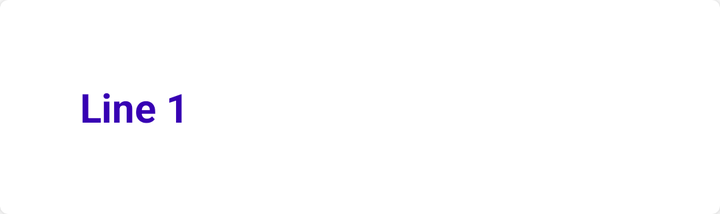
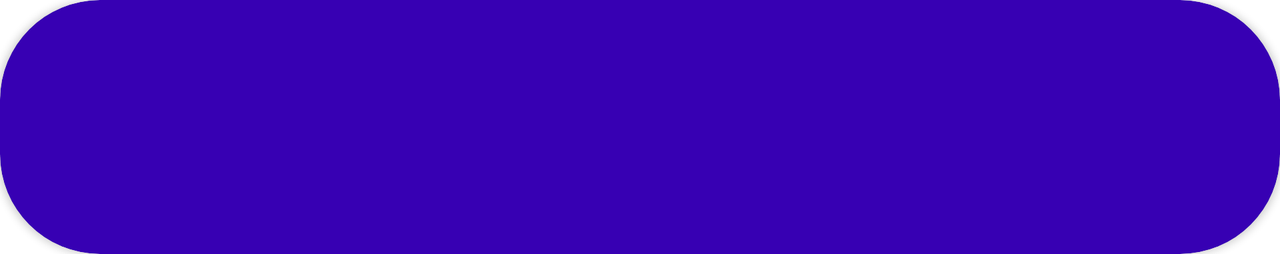

Compare how this app lays out the same screen by default and in its alternative resource folder. The renders come first, then the two layout files and the values they reference.
<!-- AndroidManifest.xml: application theme Theme.C196Aloufi -->
<!-- res/layout/main_assessment_item.xml -->
<?xml version="1.0" encoding="utf-8"?>
<androidx.cardview.widget.CardView xmlns:android="http://schemas.android.com/apk/res/android"
    android:layout_width="match_parent"
    android:layout_height="wrap_content"
    xmlns:app="http://schemas.android.com/apk/res-auto"
    app:cardCornerRadius="4dp"
    >

    <RelativeLayout
        android:layout_width="match_parent"
        android:layout_height="match_parent"
        android:layout_margin="40dp">

        <TextView
            android:id="@+id/assessmentTitleTxt"
            android:layout_width="wrap_content"
            android:layout_height="wrap_content"
            android:layout_alignParentTop="true"
            android:text="Line 1"
            android:textColor="@color/purple_700"
            android:textSize="20sp"
            android:textStyle="bold" />
    </RelativeLayout>

</androidx.cardview.widget.CardView>
<!-- resources referenced by this layout -->
<resources>
  <style name="Theme.C196Aloufi" parent="Theme.MaterialComponents.DayNight.DarkActionBar">
          
          <item name="colorPrimary">@color/purple_500</item>
          <item name="colorPrimaryVariant">@color/purple_700</item>
          <item name="colorOnPrimary">@color/white</item>
          
          <item name="colorSecondary">@color/teal_200</item>
          <item name="colorSecondaryVariant">@color/teal_700</item>
          <item name="colorOnSecondary">@color/black</item>
          
          <item name="android:statusBarColor" tools:targetApi="l">?attr/colorPrimaryVariant</item>
          
      </style>
</resources>
<!-- res/layout-land/main_assessment_item.xml (the repository's variant of the layout above) -->
<!-- drawn on the phone turned sideways -->
<?xml version="1.0" encoding="utf-8"?>
<androidx.cardview.widget.CardView xmlns:android="http://schemas.android.com/apk/res/android"
    android:layout_width="match_parent"
    android:layout_height="wrap_content"
    xmlns:app="http://schemas.android.com/apk/res-auto"
    app:cardCornerRadius="50dp"
    app:cardBackgroundColor="@color/purple_700"
    >

    <RelativeLayout
        android:layout_width="match_parent"
        android:layout_height="match_parent"
        android:layout_margin="40dp">

        <TextView
            android:id="@+id/assessmentTitleTxt"
            android:layout_width="wrap_content"
            android:layout_height="wrap_content"
            android:layout_alignParentTop="true"
            android:layout_centerHorizontal="true"
            android:textColor="@color/white"
            android:textSize="20sp"
            android:textStyle="bold" />
        <TextView
            android:id="@+id/assessDueDateTxt"
            android:layout_width="wrap_content"
            android:layout_height="wrap_content"
            android:layout_below="@+id/assessmentTitleTxt"
            android:layout_centerHorizontal="true"
            android:textColor="@color/white"
            android:textSize="15sp"
            android:textStyle="bold"/>
    </RelativeLayout>

</androidx.cardview.widget.CardView>
